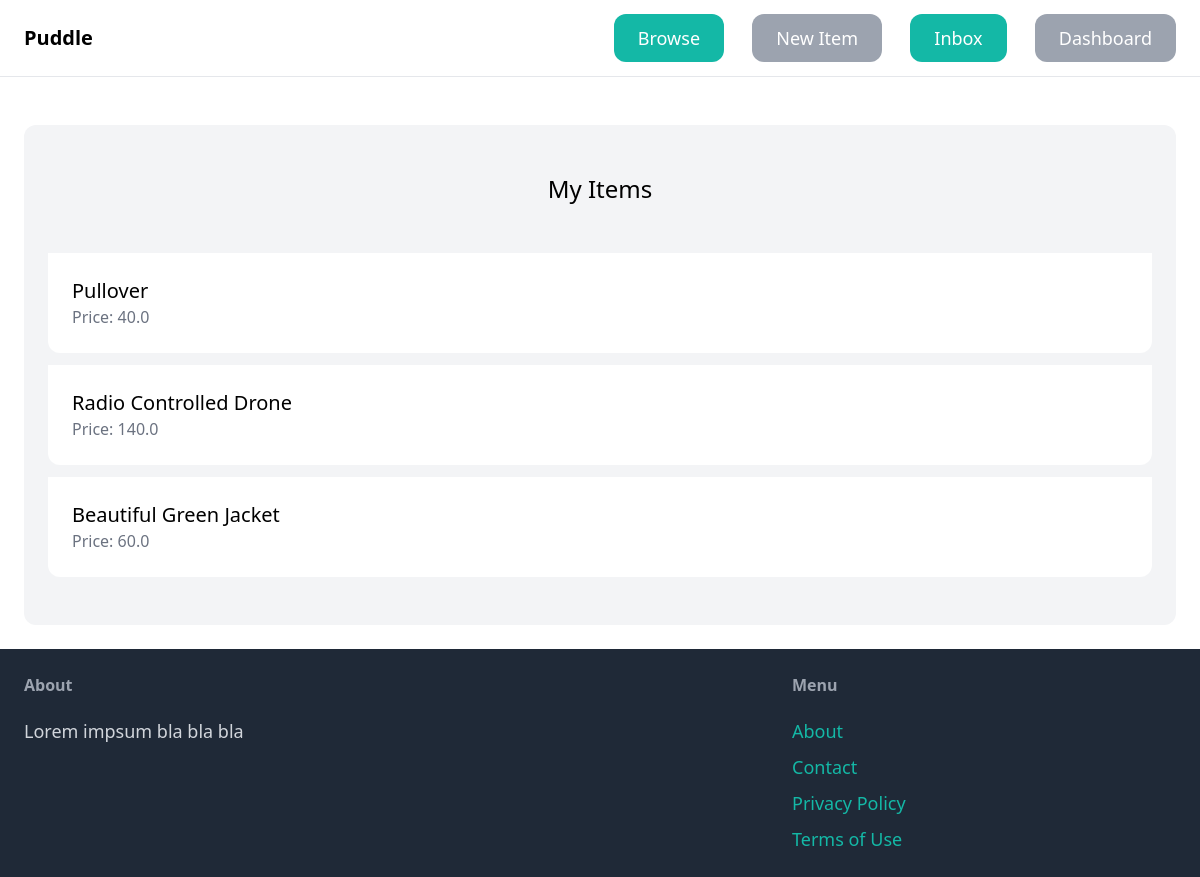
The page /dashboard/ (signed in) on the database its author committed.
### item/models.py (models this page shows, shortened)
class Item(models.Model):
    category = models.ForeignKey(
        Category, related_name='items', on_delete=models.CASCADE)
    name = models.CharField(max_length=255)
    description = models.TextField(blank=True, null=True)
    price = models.FloatField()
    image = models.ImageField(upload_to='item_images/', blank=True, null=True)
    is_present = models.BooleanField(default=True)
    created_by = models.ForeignKey(
        User, related_name='items', on_delete=models.CASCADE)
    created_at = models.DateTimeField(auto_now_add=True)

### dashboard/views.py (the view)
# urls.py: path('', views.index, name='index'),
@login_required
def index(request):
    items = Item.objects.filter(created_by = request.user)
    return render(request, 'dashboard/index.html', {
        'items':items,
    })

### dashboard/templates/dashboard/index.html (shortened to what this page needs)
{% extends 'core/base.html' %}
{% block content %}
<div class="mt-6 px-6 py-12 bg-gray-100 rounded-xl">
    <h2 class="mb-12 text-2xl text-center">My Items</h2>
    <div class="grid grid-colors-3 gap-3">
        {% for item in items %}
        <div>
            <a href="{% url 'item:detail' item.id %}">
                <div class="p-6 bg-white rounded-b-xl">
                    <h2 class="text-xl">{{item.name}}</h2>
                    <p class="text-gray-500">Price: {{item.price}}</p>
                </div>
            </a>
        </div>
        {% endfor %}
    </div>
</div>
{% endblock %}

### rows shown on the page
Item: name "Pullover", price "40.0"
Item: name "Radio Controlled Drone", price "140.0"
Item: name "Beautiful Green Jacket", price "60.0"
